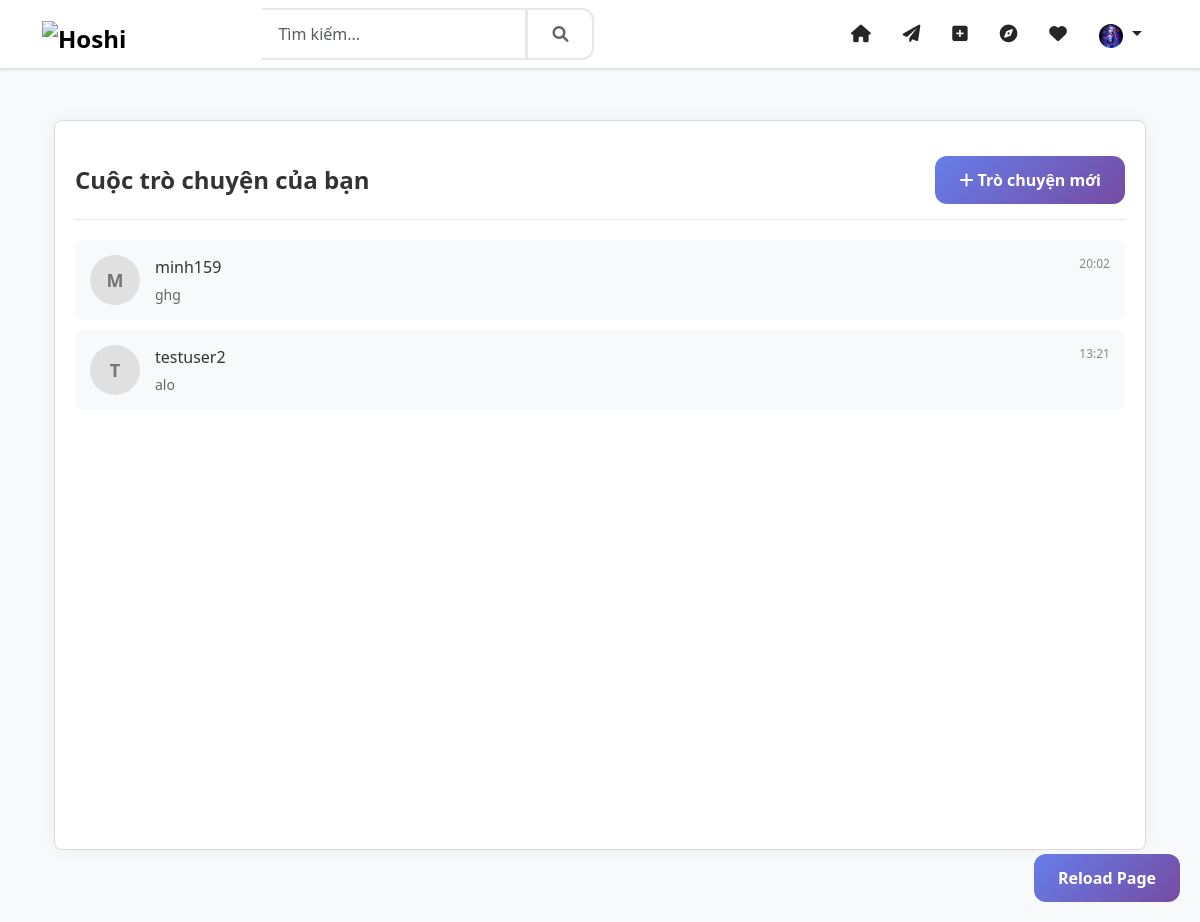
Before: /chat/conversations/ (signed in) with the older database file.
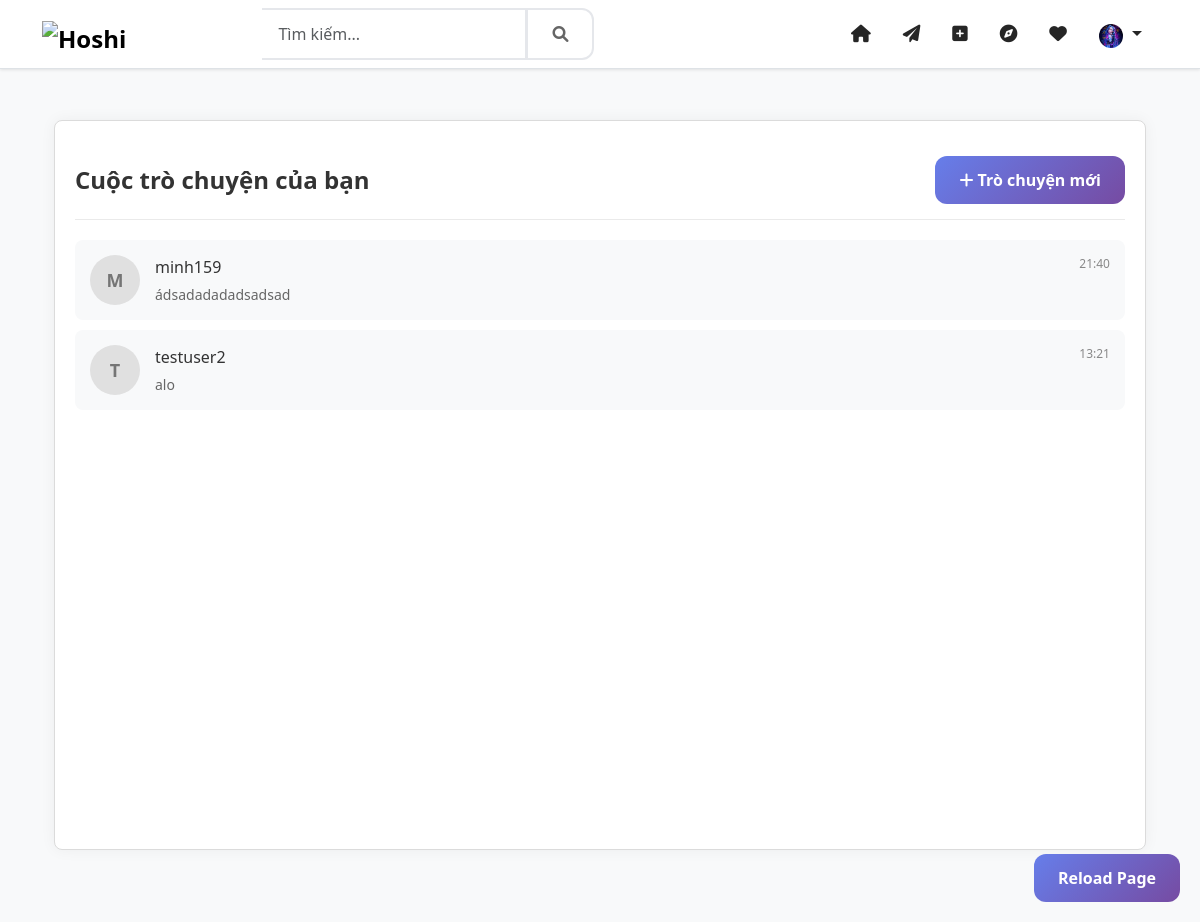
After: the same page with the newer database file.
### chat/models.py (models this page shows, shortened)
class Conversation(models.Model):
    participants = models.ManyToManyField(settings.AUTH_USER_MODEL, through='ConversationParticipant', related_name='conversations')
    created_at = models.DateTimeField(auto_now_add=True)
    updated_at = models.DateTimeField(auto_now=True)
    last_message_time = models.DateTimeField(default=timezone.now)
    def get_other_participant(self, user=None):
        if user:
            return self.participants.exclude(id=user.id).first()
        else:
            first_user = self.participants.first()
            if first_user:
                return self.participants.exclude(id=first_user.id).first()
            return None
    def get_last_message(self):
        return self.messages.order_by('-created_at').first()

class ConversationMessage(models.Model):
    conversation = models.ForeignKey(Conversation, on_delete=models.CASCADE, related_name='messages', null=True)
    sender = models.ForeignKey(settings.AUTH_USER_MODEL, on_delete=models.CASCADE, related_name='sent_messages', null=True)
    content = models.TextField(blank=True, null=True)
    text = models.TextField(blank=True, null=True)
    created_at = models.DateTimeField(auto_now_add=True)
    updated_at = models.DateTimeField(auto_now=True, null=True)
    is_read = models.BooleanField(default=False)
    isread = models.BooleanField(default=False)
    class Meta:
        ordering = ['created_at']

### accounts/models.py (models this page shows, shortened)
class User(AbstractUser):
    email = models.EmailField(_('email address'), unique=True)
    phone_number = PhoneNumberField(_('phone number'), blank=True, null=True, unique=True)
    avatar = ProcessedImageField(upload_to='avatars',
                               processors=[ResizeToFill(300, 300)],
                               format='JPEG',
                               options={'quality': 90},
                               blank=True,
                               null=True)
    bio = models.TextField(_('bio'), max_length=500, blank=True)
    website = models.URLField(_('website'), max_length=200, blank=True)
    birth_date = models.DateField(_('birth date'), null=True, blank=True)
    gender = models.CharField(_('gender'), max_length=10, choices=[
        ('M', _('Male')),
        ('F', _('Female')),
        ('O', _('Other')),
    ], blank=True)
    is_private = models.BooleanField(_('private account'), default=False)
    _is_verified = models.BooleanField(_('verified account'), default=False, db_column='is_verified')
    created_at = models.DateTimeField(auto_now_add=True)
    updated_at = models.DateTimeField(auto_now=True)
    facebook = models.URLField(_('facebook'), max_length=200, blank=True)
    twitter = models.URLField(_('twitter'), max_length=200, blank=True)
    instagram = models.URLField(_('instagram'), max_length=200, blank=True)
    linkedin = models.URLField(_('linkedin'), max_length=200, blank=True)
    push_notifications = models.BooleanField(_('push notifications'), default=False)
    email_notifications = models.BooleanField(_('email notifications'), default=False)
    like_notifications = models.BooleanField(_('like notifications'), default=False)
    comment_notifications = models.BooleanField(_('comment notifications'), default=False)
    follow_notifications = models.BooleanField(_('follow notifications'), default=False)
    mention_notifications = models.BooleanField(_('mention notifications'), default=False)
    message_notifications = models.BooleanField(_('message notifications'), default=False)
    private_account = models.BooleanField(_('private account'), default=False)
    hide_activity = models.BooleanField(_('hide activity status'), default=False)
    block_messages = models.BooleanField(_('block messages from non-followers'), default=False)
    two_factor_auth = models.BooleanField(_('two-factor authentication'), default=False)
    followers = models.ManyToManyField('self',
                                     through='UserFollowing',
                                     related_name='following',
                                     symmetrical=False)
    blocked_users = models.ManyToManyField('self',
                                     through='UserBlock',
                                     related_name='blocked_by',
                                     symmetrical=False)
    history = HistoricalRecords()
    @property
    def is_verified(self):
        """Ensure is_verified always returns a boolean value"""
        if isinstance(self._is_verified, bool):
            return self._is_verified
        return False
    @is_verified.setter
    def is_verified(self, value):
        """Ensure is_verified is always stored as a boolean value"""
        if isinstance(value, bool):
            self._is_verified = value
        else:
            self._is_verified = False
    class Meta:
        verbose_name = _('user')
        verbose_name_plural = _('users')
    def get_avatar_url(self):
        if self.avatar:
            return self.avatar.url
        if self.gender == 'M':
            return '/static/img/default-avatar-male.png'
        elif self.gender == 'F':
            return '/static/img/default-avatar-female.png'
        return '/static/img/default-avatar.png'

### chat/views.py (the view)
# urls.py: path('conversations/', views.conversation_list, name='conversation_list'),
@login_required
def conversation_list(request):
    user = request.user
    conversations = Conversation.objects.filter(participants=user).order_by('-last_message_time')
    context = {
        'conversations': conversations
    }
    return render(request, 'chat/conversation_list.html', context)

### templates/chat/conversation_list.html (shortened to what this page needs)
{% extends 'base/base.html' %}
{% load static %}
{% block content %}
<div class="container py-4">
  <div class="chat-container">
    <div class="chat-header">
      <div class="d-flex justify-content-between align-items-center">
        <h4>Cuộc trò chuyện của bạn</h4>
        <a href="{% url 'chat:start_conversation' %}" class="btn btn-primary">
          <i class="fas fa-plus"></i> Trò chuyện mới
        </a>
      </div>
    </div>
    <div class="conversation-list">
      {% if conversations %}
        {% for conversation in conversations %}
          {% with other_user=conversation.get_other_participant user=request.user %}
          <div class="conversation-wrapper" id="conversation-{{ conversation.id }}">
            <a href="{% url 'chat:conversation_detail' conversation.id %}" class="conversation-item">
              <div class="conversation-avatar">
                {% if other_user.profile.avatar %}
                  <img src="{{ other_user.profile.avatar.url }}" alt="{{ other_user.username }}">
                {% else %}
                  {{ other_user.username|first|upper }}
                {% endif %}
              </div>
              <div class="conversation-info">
                <div class="conversation-name">
                  <span>{{ other_user.username }}</span>
                  <span class="conversation-time">
                    {{ conversation.last_message_time|date:"H:i" }}
                  </span>
                </div>
                <div class="conversation-last-message">
                  {% with last_message=conversation.get_last_message %}
                    {% if last_message %}
                      {{ last_message.content|truncatechars:50 }}
                    {% else %}
                      <em>Chưa có tin nhắn</em>
                    {% endif %}
                  {% endwith %}
                </div>
              </div>
            </a>
          </div>
          {% endwith %}
        {% endfor %}
      {% endif %}
    </div>
  </div>
</div>
{% endblock %}

Changed rows visible on the page:
changed Conversation "minh159": last_message_time "20:02" → "21:40"; get_last_message.content "ghg" → "ádsadadadadsadsad"
